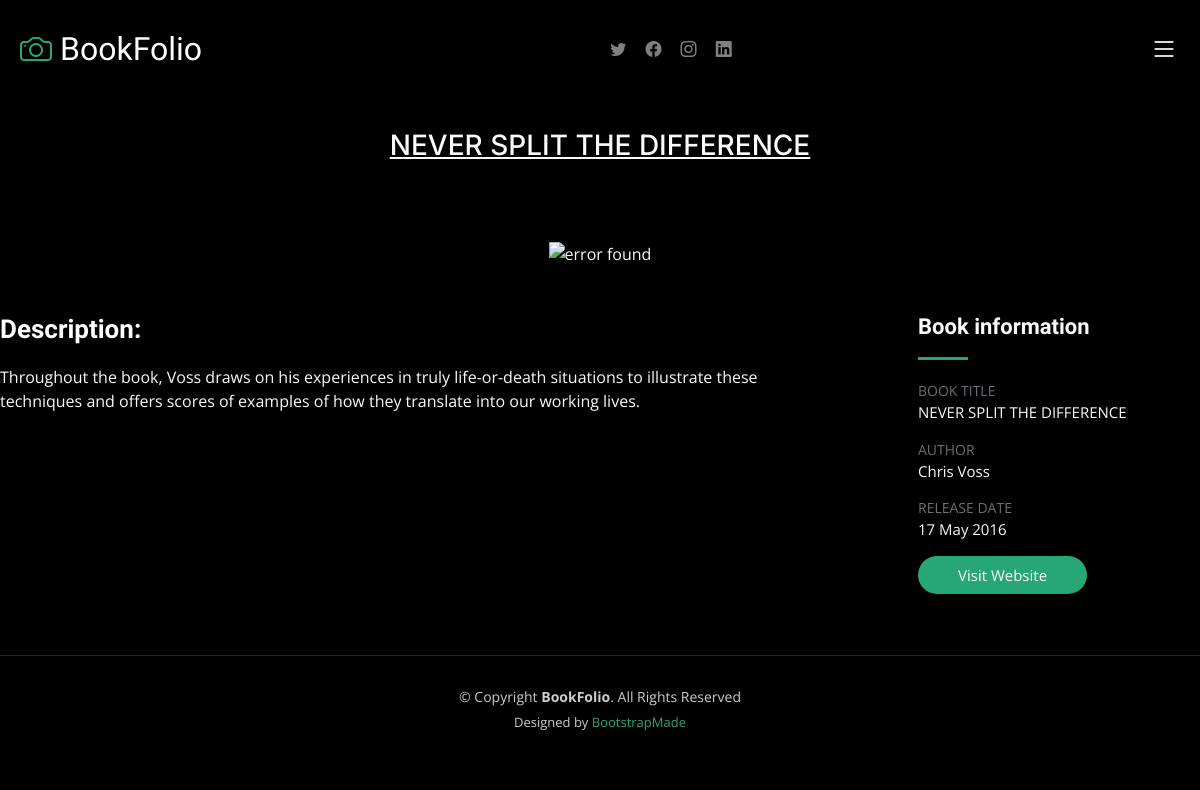
Page /gallery1/never-split-the-difference on the committed database.
### booksDetail/models.py (models this page shows)
class BooksDetail(models.Model):
    book_title = models.CharField(max_length=50)
    book_imglink = models.CharField(max_length=300)
    book_des = models.TextField()
    book_author = models.CharField(max_length=50)
    book_releaseDate = models.CharField(max_length=20)
    book_slug =AutoSlugField(populate_from = 'book_title',unique=True,null=True,default=None)

### BookFolio/views.py (the view)
# urls.py: path('gallery1/<slug>', views.gallery1,name="gallery"),
def gallery1(request,slug):
    booksData = BooksDetail.objects.get(book_slug = slug)
    data={'booksData':booksData}
    return render(request,"gallery1.html",data)

### templates/gallery1.html (shortened to what this page needs)
{% extends "base.html" %}
{% block content %}
<main id="main" data-aos="fade" data-aos-delay="1500">
        <div class="page-header d-flex align-items-center">
            <div class="container position-relative">
                <div class="row d-flex justify-content-center">
                    <div class="col-lg-6 text-center">
                        <h3><u>{{booksData.book_title}}</u></h3>
                    </div>
                </div>
            </div>
        </div>
        <section id="gallery-single" class="gallery-single">
            <div class="container">
                            <div style="">
                                <center><img src="{{booksData.book_imglink}}" alt="error found">
                            </div>
                </div>
                <div class="row justify-content-between gy-4 mt-4">
                    <div class="col-lg-8">
                        <div class="portfolio-description">
                            <h2>Description: </h2>
                            <p>{{booksData.book_des}}
                               </p>
                        </div>
                    </div>
                    <div class="col-lg-3">
                        <div class="portfolio-info">
                            <h3>Book information</h3>
                            <ul>
                                <li><strong>BOOK TITLE</strong> <span>{{booksData.book_title}}</span></li>
                                <li><strong>AUTHOR</strong> <span>{{booksData.book_author}}</span></li>
                                <li><strong>RELEASE DATE</strong> <span>{{booksData.book_releaseDate}}
                                </span></li>
                                <li><a href="#" class="btn-visit align-self-start">Visit Website</a></li>
                            </ul>
                        </div>
                    </div>
                </div>
        </section>
    </main>
{% endblock  %}

### static/css/main.css (style rules this page uses)
:root { --font-default: "Open Sans", system-ui, -apple-system, "Segoe UI", Roboto, "Helvetica Neue", Arial, "Noto Sans", "Liberation Sans", sans-serif, "Apple Color Emoji", "Segoe UI Emoji", "Segoe UI Symbol", "Noto Color Emoji"; --font-primary: "Inter", sans-serif; --font-secondary: "Cardo", sans-serif; }
:root { --color-default: #fafafa; --color-primary: #27a776; --color-secondary: #161718; }
:root { scroll-behavior: smooth; }
a { color: var(--color-primary); text-decoration: none; }
h1, h2, h3, h4, h5, h6 { font-family: var(--font-primary); }
.page-header { padding: 120px 0 60px 0; min-height: 30vh; position: relative; }
.gallery-single .portfolio-info h3 { font-size: 22px; font-weight: 700; margin-bottom: 20px; padding-bottom: 20px; position: relative; font-family: var(--font-secondary); }
.gallery-single .portfolio-info h3:after { content: ""; position: absolute; display: block; width: 50px; height: 3px; background: var(--color-primary); left: 0; bottom: 0; }
.gallery-single .portfolio-info ul { list-style: none; padding: 0; font-size: 15px; }
.gallery-single .portfolio-info ul li { display: flex; flex-direction: column; padding-bottom: 15px; }
.gallery-single .portfolio-info ul strong { text-transform: uppercase; font-weight: 400; color: #6b7075; font-size: 14px; }
.gallery-single .portfolio-info .btn-visit { padding: 8px 40px; background: var(--color-primary); color: #fff; border-radius: 50px; transition: 0.3s; }
.gallery-single .portfolio-description h2 { font-size: 26px; font-weight: 700; margin-bottom: 20px; color: #fff; font-family: var(--font-secondary); }
.gallery-single .portfolio-description p { padding: 0; }

### rows in the picture
BooksDetail: book_title "NEVER SPLIT THE DIFFERENCE", book_des "Throughout the book, Voss draws on his experiences in truly life-or-death situations to illustrate these techniques and offers scores of examples of how they translate into our working lives.", book_author "Chris Voss", book_releaseDate "17 May 2016"
